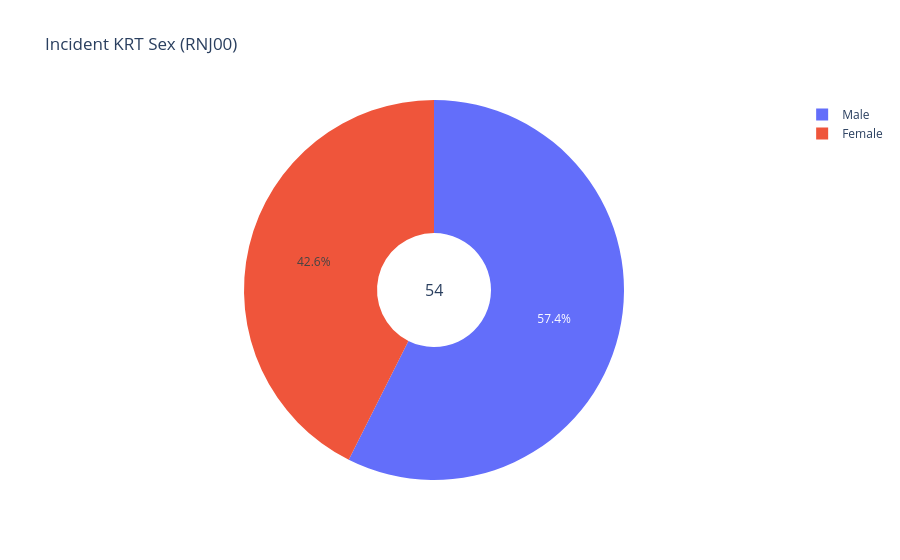
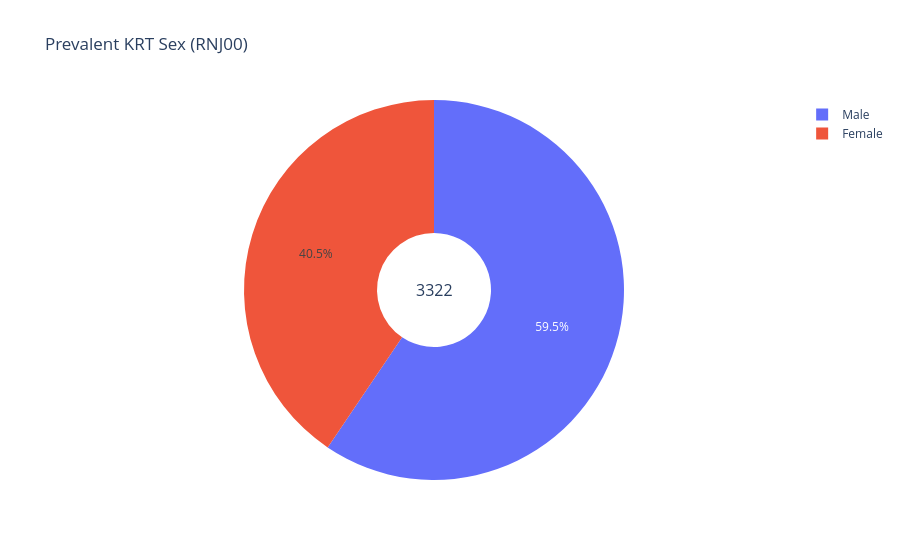
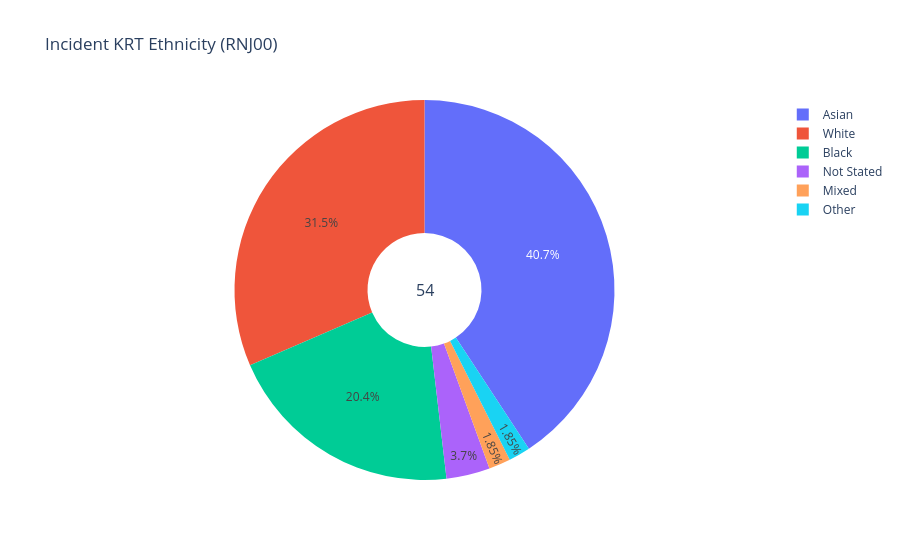
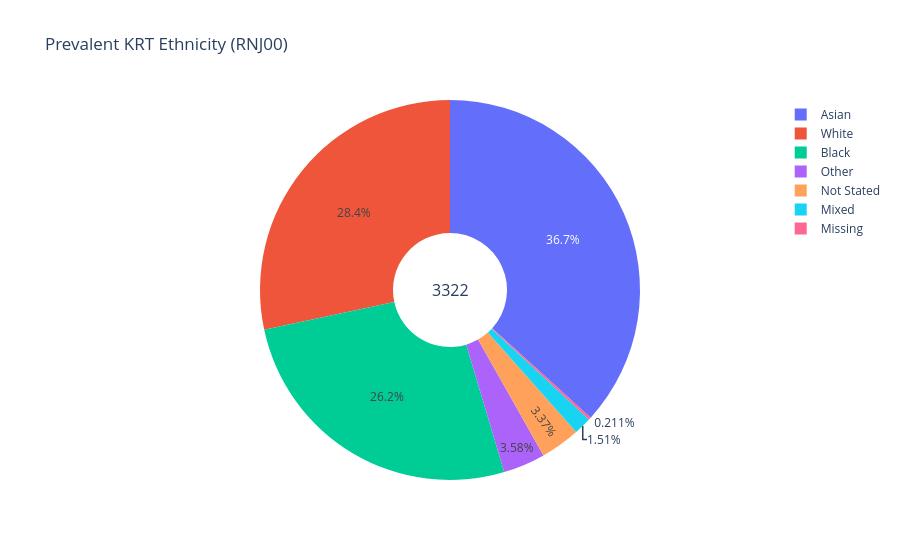

Source (notebook cell) for these figures, in order:
### Code cell
# Gender (sex) pie charts — incident and prevalent KRT

for stat in (
    output.all.incident_krt_sex,
    output.all.prevalent_krt_sex,
):
    fig = px.pie(
        names=stat.data.x,
        values=stat.data.y,
        hole=0.3,
        title=f"{stat.metadata.title} ({facility})",
    )
    fig.add_annotation(
        text=f"{stat.metadata.population_size}",
        x=0.5,
        y=0.5,
        font_size=16,
        showarrow=False,
    )
    fig.show()

# Ethnicity pie charts — incident and prevalent KRT

for stat in (
    output.all.incident_krt_ethnicity,
    output.all.prevalent_krt_ethnicity,
):
    fig = px.pie(
        names=stat.data.x,
        values=stat.data.y,
        hole=0.3,
        title=f"{stat.metadata.title} ({facility})",
    )
    fig.add_annotation(
        text=f"{stat.metadata.population_size}",
        x=0.5,
        y=0.5,
        font_size=16,
        showarrow=False,
    )
    fig.show()

# Age bar charts — incident and prevalent KRT

for stat in (
    output.all.incident_krt_age,
    output.all.prevalent_krt_age,
):
    fig = px.bar(
        x=stat.data.x,
        y=stat.data.y,
        title=f"{stat.metadata.title} ({facility})",
        labels={"x": stat.metadata.title, "y": "Count"},
    )
    fig.show()

### Figure 1 — Plotly figure (JSON) as saved in the notebook; plotly's stock layout.template omitted (floating-point values rounded to 4 significant figures)
{"data": [{"domain": {"x": [0, 1], "y": [0, 1]}, "hole": 0.3, "hovertemplate": "label=%{label}<br>value=%{value}<extra></extra>", "labels": ["Female", "Male"], "legendgroup": "", "name": "", "showlegend": true, "type": "pie", "values": [23, 31]}], "layout": {"annotations": [{"font": {"size": 16}, "showarrow": false, "text": "54", "x": 0.5, "y": 0.5}], "legend": {"tracegroupgap": 0}, "title": {"text": "Incident KRT Sex (RNJ00)"}}}

### Figure 2 — Plotly figure (JSON) as saved in the notebook; plotly's stock layout.template omitted (floating-point values rounded to 4 significant figures)
{"data": [{"domain": {"x": [0, 1], "y": [0, 1]}, "hole": 0.3, "hovertemplate": "label=%{label}<br>value=%{value}<extra></extra>", "labels": ["Female", "Male"], "legendgroup": "", "name": "", "showlegend": true, "type": "pie", "values": [1347, 1975]}], "layout": {"annotations": [{"font": {"size": 16}, "showarrow": false, "text": "3322", "x": 0.5, "y": 0.5}], "legend": {"tracegroupgap": 0}, "title": {"text": "Prevalent KRT Sex (RNJ00)"}}}

### Figure 3 — Plotly figure (JSON) as saved in the notebook; plotly's stock layout.template omitted (floating-point values rounded to 4 significant figures)
{"data": [{"domain": {"x": [0, 1], "y": [0, 1]}, "hole": 0.3, "hovertemplate": "label=%{label}<br>value=%{value}<extra></extra>", "labels": ["Asian", "Black", "Mixed", "Not Stated", "Other", "White"], "legendgroup": "", "name": "", "showlegend": true, "type": "pie", "values": [22, 11, 1, 2, 1, 17]}], "layout": {"annotations": [{"font": {"size": 16}, "showarrow": false, "text": "54", "x": 0.5, "y": 0.5}], "legend": {"tracegroupgap": 0}, "title": {"text": "Incident KRT Ethnicity (RNJ00)"}}}

### Figure 4 — Plotly figure (JSON) as saved in the notebook; plotly's stock layout.template omitted (floating-point values rounded to 4 significant figures)
{"data": [{"domain": {"x": [0, 1], "y": [0, 1]}, "hole": 0.3, "hovertemplate": "label=%{label}<br>value=%{value}<extra></extra>", "labels": ["Asian", "Black", "Missing", "Mixed", "Not Stated", "Other", "White"], "legendgroup": "", "name": "", "showlegend": true, "type": "pie", "values": [1220, 872, 7, 50, 112, 119, 942]}], "layout": {"annotations": [{"font": {"size": 16}, "showarrow": false, "text": "3322", "x": 0.5, "y": 0.5}], "legend": {"tracegroupgap": 0}, "title": {"text": "Prevalent KRT Ethnicity (RNJ00)"}}}
